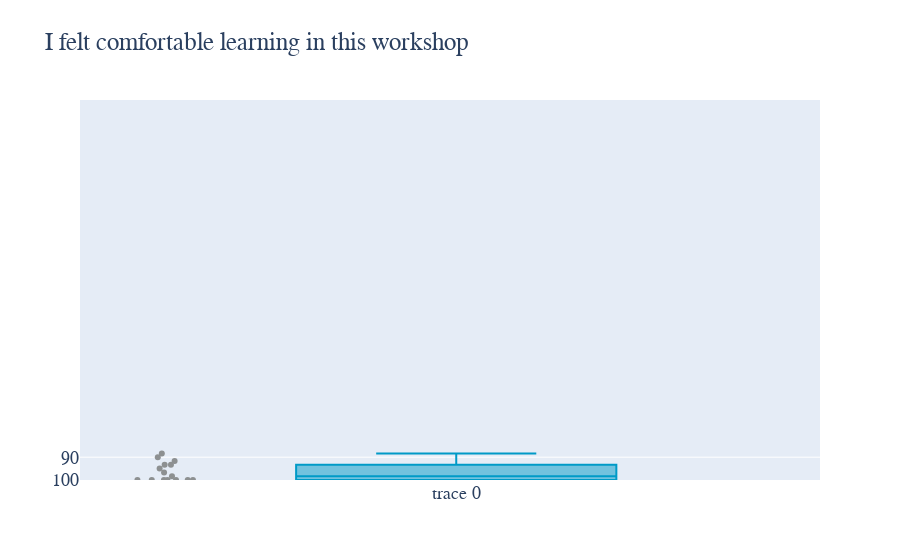

The notebook cell saved with this chart:
### Code cell
# df.describe()


# Create a box plot using Plotly
fig = go.Figure(data=[go.Box(y=df2['Q3_1'],
                             boxpoints='all',   # can also be 'outliers', 'suspectedoutliers', or False
                             jitter=0.3,        # add some jitter for better separation between points
                             pointpos=-1.8,      # relative position of points with respect to the box
                             line=dict(color=custom_colors[1]),  # Custom color for the box outline
                             marker=dict(color=custom_colors[2])
                            )])

# Force Scale to 0-100
fig.update_layout(yaxis_range=[0,100])


# df['Q3_1'].apply(type).value_counts()
df2['Q3_1'] = df2['Q3_1'].astype(float)
mean_value = df2.Q3_1.mean()
# print(df.Q3_1.mean())
median_value = df2.Q3_1.median()



fig.update_layout(
    title="I felt comfortable learning in this workshop",
#     # xaxis_title="X Axis Title",
#     # yaxis_title="Y Axis Title",
#     # legend_title="Legend Title",
    font=dict(
        family="Verdana",
        size=18,
        # color="RebeccaPurple"
    )
)

# # Show the box plot
fig.show()

### Figure 1 — Plotly figure (JSON) as saved in the notebook; plotly's stock layout.template omitted (floating-point values rounded to 4 significant figures)
{"data": [{"boxpoints": "all", "jitter": 0.3, "line": {"color": "#009AC7"}, "marker": {"color": "#8D9091"}, "pointpos": -1.8, "type": "box", "y": ["100", "100", "100", "85", "50", "100", "100", "95", "60", "60", "81", "100", null, "100", "90", "80"]}], "layout": {"font": {"family": "Verdana", "size": 18}, "title": {"text": "I felt comfortable learning in this workshop"}, "yaxis": {"range": [0, 100]}}}
